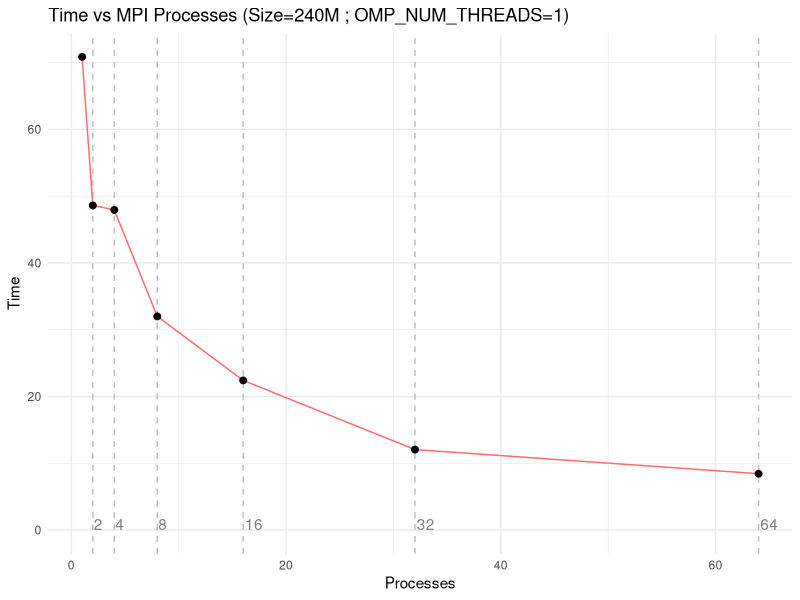

Generate this figure with R: (Note: this script raises an error after producing the figure.)
library(tidyverse)
library(ggplot2)
#-------------------------------------------------------------------------------
# WITH 1 OMP THREAD
mpi_timings_1<- read.csv("hybrid_scaling_240M_1thread.csv")

mpi_timings_1<- mpi_timings_1 %>% 
                select(!Threads) %>%
                group_by(Processes) %>%
                summarise(Time = mean(Time, na.rm = TRUE))

mpi_timings_1$SpeedUp<- mpi_timings_1$Time[1] / mpi_timings_1$Time
mpi_timings_1$omp<- "1 Thread"

mpi_timings_1 %>%
  ggplot(aes(x = Processes, y = Time)) +
  geom_vline(xintercept = c(2,4,8,16,32,64), linetype = "dashed", color = "grey")+
  annotate("text", x = c(2,4,8,16,32,64), y = rep(0,6), label = c(2,4,8,16,32,64), 
           vjust = 0, hjust = -0.1,color="grey50")+
  geom_line(col="indianred1") +
  geom_point(size=2)+
    labs(title = "Time vs MPI Processes (Size=240M ; OMP_NUM_THREADS=1)",
         x = "Processes",
         y = "Time") +
    theme_minimal()

# EMBARASSING :(
mpi_timings %>%
  ggplot(aes(x = Processes, y = SpeedUp)) +
  geom_point(size=2)+
  geom_line() +
  geom_vline(xintercept = c(2,4,8,16,32,64), linetype = "dashed", color = "grey")+
  annotate("text", x = c(2,4,8,16,32,64), y = rep(0,6), label = c(2,4,8,16,32,64),
           vjust = 0, hjust = -0.1,color="grey")+
  geom_abline(intercept = 0, slope = 1, linetype = "dashed", color = "black") +
  labs(title = "MPI SpeedUp",
       x = "Processes",
       y = "SpeedUp") +
  ylim(0,10)+
  theme_minimal()

#-------------------------------------------------------------------------------
# WITH 2 OMP THREAD
mpi_timings_2<- read.csv("hybrid_scaling_240M_2threads.csv")

mpi_timings_2<- mpi_timings_2 %>% 
  select(!Threads) %>%
  group_by(Processes) %>%
  summarise(Time = mean(Time, na.rm = TRUE))

mpi_timings_2$SpeedUp<- mpi_timings_2$Time[1] / mpi_timings_2$Time
mpi_timings_2$omp<- "2 Threads"

mpi_timings_2 %>%
  ggplot(aes(x = Processes, y = Time)) +
  geom_vline(xintercept = c(2,4,8,16,32,64), linetype = "dashed", color = "grey")+
  annotate("text", x = c(2,4,8,16,32,64), y = rep(0,6), label = c(2,4,8,16,32,64), 
           vjust = 0, hjust = -0.1,color="grey50")+
  geom_line(col="indianred1") +
  geom_point(size=2)+
  labs(title = "Time vs MPI Processes (Size=240M ; OMP_NUM_THREADS=2)",
       x = "Processes",
       y = "Time") +
  theme_minimal()
#-------------------------------------------------------------------------------
# WITH 4 OMP THREAD
mpi_timings_4<- read.csv("hybrid_scaling_240M_4threads.csv")

mpi_timings_4<- mpi_timings_4 %>% 
  select(!Threads) %>%
  group_by(Processes) %>%
  summarise(Time = mean(Time, na.rm = TRUE))

mpi_timings_4$SpeedUp<- mpi_timings_4$Time[1] / mpi_timings_4$Time
mpi_timings_4$omp<- "4 Threads"

mpi_timings_4 %>%
  ggplot(aes(x = Processes, y = Time)) +
  geom_vline(xintercept = c(2,4,8,16,32,64), linetype = "dashed", color = "grey")+
  annotate("text", x = c(2,4,8,16,32,64), y = rep(0,6), label = c(2,4,8,16,32,64), 
           vjust = 0, hjust = -0.1,color="grey50")+
  geom_line(col="indianred1") +
  geom_point(size=2)+
  labs(title = "Time vs MPI Processes (Size=240M ; OMP_NUM_THREADS=4)",
       x = "Processes",
       y = "Time") +
  theme_minimal()
#-------------------------------------------------------------------------------

# Plots overlapped

df= rbind(mpi_timings_1,mpi_timings_2,mpi_timings_4)
df %>%
  ggplot(aes(x = Processes, y = Time, color = omp)) +
  geom_vline(xintercept = c(2,4,8,16,32,64), linetype = "dashed", color = "grey60")+
  annotate("text", x = c(2,4,8,16,32,64), y = rep(0,6), label = c(2,4,8,16,32,64), 
           vjust = 0, hjust = -0.1,color="grey60")+
  geom_point(size=1)+
  geom_line(size=0.6) +
  scale_color_manual(values = c("#3498DB","#E67E22","#82CD47")) +
  labs(title = "Time vs MPI processes (SIZE= 240M size_t)",
       x = "MPI processes",
       y = "Time") +
  #ylim(0,10)+
  theme_minimal()





mpi_timings_4 %>%
  ggplot(aes(x = Processes, y = SpeedUp)) +
  geom_point(size=1.5)+
  geom_line(size=0.6) +
  geom_vline(xintercept = c(2,4,8,16,32,64), linetype = "dashed", color = "grey")+
  annotate("text", x = c(2,4,8,16,32,64), y = rep(0,6), label = c(2,4,8,16,32,64),
           vjust = 0, hjust = -0.1,color="grey")+
  geom_function(fun = function(x) log2(x), linetype = "dashed", col = "blue",size=0.6)+
  labs(title = "MPI SpeedUp",
       x = "Processes",
       y = "SpeedUp") +
  ylim(0,10)+
  theme_minimal()
